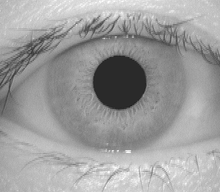
%> input picture final_folder/01/zk1003.bmp, 220 x 192 px, shrunk from 320 x 280 before the run; its folder holds only this picture in this run
$ octave final_result.m   (GNU Octave 9; MATLAB toolbox functions it lacks are replaced by stand-ins)
%> lines starting %> are read from the running program, lines starting %| are printed output that depends on the picture; in (x1, y1, x2, y2) boxes, pixels count from 0 and x2, y2 are one past the last pixel; in counts of white or black regions, pixels touching at a corner belong together; the program's own positions count from 1
%> further down, imgData is the input picture: size 192x220 uint8; min 32, max 254, mean 158
### final_folder/test_is_cuted.m
function  test( img )
%TEST Summary of this function goes here
%   只切除圆环 用于处理问题的
%   Detailed explanation goes here

%内圆canny算子得到边缘
%img_canny_in=canny_in(img);

%调用hough算法内圆参数
I=img;
edge_in = edge(I,'canny',0.89);
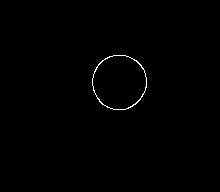
%> edge_in: size 192x220 logical; 0.45% white in thin lines or dots, all inside (x1, y1, x2, y2) = (92, 55, 147, 110)
[hough_space_in,hough_circle_in,para_in] = SHT(edge_in,1,0.05,20,80,0.9);  %参数设定原因是直观获得（最大元最小元半径设定）
[pline_x_in,pline_y_in]=recreatcurve(para_in,I);       %获得内圆的plot

BW_out=im2bw(I,0.65);  %二值化得到清晰边缘
edge_out=canny_out_BW(BW_out);
[hough_space_out,hough_circle_out,para_out] = SHT(edge_out,1,0.05,100,140,1);  %参数设定原因是直观获得（最大元最小元半径设定）
[pline_x_out,pline_y_out]=recreatcurve(para_out,I);

imshow(I);
title('截取圆环')
 hold on;
 plot(pline_y_in,pline_x_in,'.');
 hold on;
 plot(pline_y_out,pline_x_out,'.');

 img_cut=wipeout(img,para_in,para_out);   %截除虹膜图像
%  imshow(img_cut);

### final_folder/SHT.m
function [hough_space,hough_circle,para] = SHT(BW,step_r,step_angle,r_min,r_max,p)
%> called with step_r = 1, step_angle = 0.05, r_min = 20, r_max = 80, p = 0.9
% -----------------------------------------------------------------------------------
% Input
% BW:二值图像
% step_r:检测的圆半径步长
% step_angle:角度步长，单位为弧度
% r_min:最小圆半径
% r_max:最大圆半径
% p:阈值，0-1之间的数
%------------------------------------------------------------------------------------
% Output
% hough_space:参数空间，h(a,b,r)表示圆心在(a,b)半径为r的圆上的点数
% hough_circl:二值图像，检测到的圆
% para:检测到的圆的圆心、半径参数
%-------------------------------------------------------------------------------------
% IE ZJUT
%-------------------------------------------------------------------------------------
[m,n] = size(BW);                       %图像的二维大小
%> m = 192; n = 220
size_r = round((r_max-r_min)/step_r)+1; %半径的总步长
size_angle = round(2*pi/step_angle);    %角度的总步长

hough_space = zeros(m,n,size_r);        %参数空间，三维累加器

[rows,cols] = find(BW==1);              %查找图像中的特征点
%> rows = 192 values from 56 to 110; cols = 192 values from 93 to 147
ecount = size(rows);                    %特征点个数
%> ecount = [192 1]

%Hough变换:将图像空间(x,y)对应到参数空间(a,b,r)，以每个特征点为圆心，在不同半径下画圆，画圆轨迹上的累加器值都加一
%a = x-r*cos(angle)
%b = y-r*sin(angle)
tic;
%Hough变换过程，可以看出计算复杂度O（N^3），存储复杂度是三维
for i=1:ecount
    for r=1:size_r
        for k=1:size_angle
            a = round(rows(i)-(r_min+(r-1)*step_r)*cos(k*step_angle));
            b = round(cols(i)-(r_min+(r-1)*step_r)*sin(k*step_angle));
            if(a>0 && a<=m && b>0 && b<=n)
                hough_space(a,b,r) = hough_space(a,b,r)+1;
            end
        end
    end
end

% 搜索超过阈值的聚集点,记下各个点的索引值
max_para = max(max(max(hough_space)));
index = find(hough_space>=max_para*p);

length = size(index);      %符合要求的聚类点个数
hough_circle = false(m,n); %构造一个与输入图像大小一样的二维二值数组,已检测到的参数在此图像上显示圆上的特征点
for k=1:length             %求出三个参数，k是圆的个数
    par3a = floor(index(k)/(m*n))+1;
    par2 = floor((index(k)-(par3a-1)*(m*n))/m)+1;
    par1 = index(k)-(par3a-1)*(m*n)-(par2-1)*m;
    par3b = r_min+(par3a-1)*step_r;
    para(:,k) = [par1,par2,par3b];
end

%显示已经检测到的圆，在一定的误差范围内的点都显示在此圆上
for i=1:ecount
    for k=1:size(para,2)
        if(rows(i)-para(1,k))^2+(cols(i)-para(2,k))^2<(para(3,k)^2+16) && (rows(i)-para(1,k))^2+(cols(i)-para(2,k))^2>(para(3,k)^2-16)
            hough_circle(rows(i),cols(i)) = true;
        end
    end
end
toc;

%以一个8邻域表示圆心的位置
for k=1:size(para,2)
for i=para(1,k)-1:para(1,k)+1
    for j=para(2,k)-1:para(2,k)+1
        hough_circle(i,j) = true;
    end
end
%以检测到的圆的半径参数，查看hough_space参数空间在这个半径下的票数分布
end

% 打印检测结果
for i=1:size(para,2)
fprintf('Center %d %d radius %d\n',para(1,i),para(2,i),para(3,i));
end

### final_folder/final_result.m
listing = dir('01/*.bmp');
for i = 1:30
    imgName = listing(i).name
    str = ['01/',imgName];

     if exist(str,'file')
         imgData = imread(str);
%> (the run ends here)
